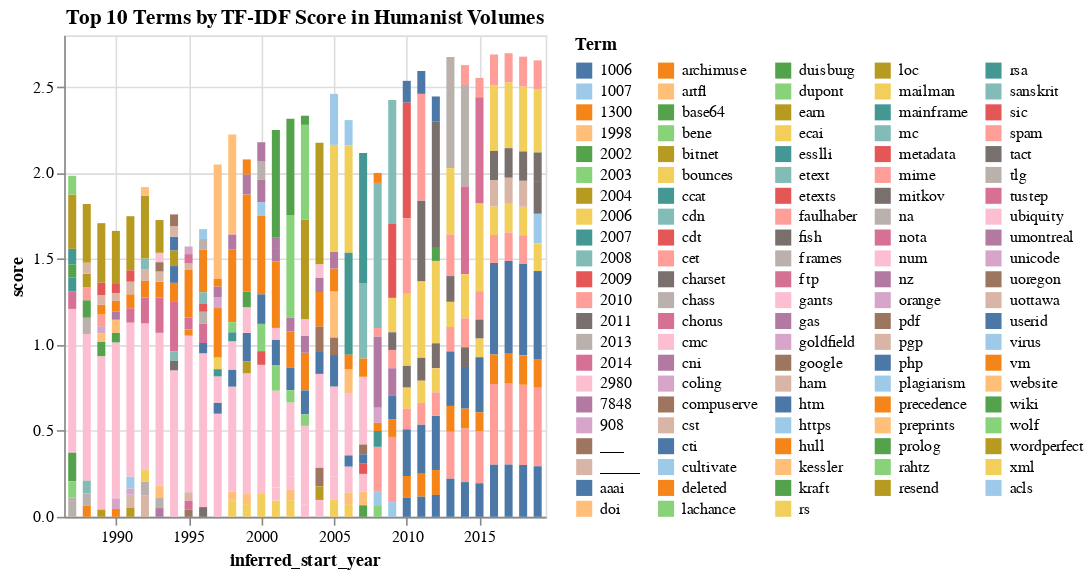

The code cell stored with this chart in its notebook:
### Code cell
selection = alt.selection_point(fields=['term'], bind='legend')
chart = alt.Chart(top_terms).mark_bar().encode(
    y='score',
    x='inferred_start_year:T',
    color=alt.Color('term', legend=alt.Legend(title='Term', orient='right', symbolLimit=len(top_terms['term'].unique()), columns=5), scale=alt.Scale(scheme='tableau20')),
    tooltip=['term', 'score', 'year(inferred_start_year)'],
    opacity=alt.condition(selection, alt.value(1), alt.value(0.2))
).add_params(selection).properties(
    title='Top 10 Terms by TF-IDF Score in Humanist Volumes'
)
chart

### Figure 1 — Vega-Lite specification as saved in the notebook (floating-point values rounded to 4 significant figures; data arrays with more than 128 entries replaced by an {"elided": "..."} marker saying what was removed)
{"config": {"view": {"continuousWidth": 300, "continuousHeight": 300}}, "data": {"name": "data-e828e84f7d68c3d06069770aa571439c"}, "mark": {"type": "bar"}, "encoding": {"color": {"field": "term", "legend": {"columns": 5, "orient": "right", "symbolLimit": 108, "title": "Term"}, "scale": {"scheme": "tableau20"}, "type": "nominal"}, "opacity": {"condition": {"param": "param_4", "value": 1}, "value": 0.2}, "tooltip": [{"field": "term", "type": "nominal"}, {"field": "score", "type": "quantitative"}, {"field": "inferred_start_year", "timeUnit": "year", "type": "temporal"}], "x": {"field": "inferred_start_year", "type": "temporal"}, "y": {"field": "score", "type": "quantitative"}}, "params": [{"name": "param_4", "select": {"type": "point", "fields": ["term"]}, "bind": "legend"}], "title": "Top 10 Terms by TF-IDF Score in Humanist Volumes", "$schema": "https://vega.github.io/schema/vega-lite/v5.17.0.json", "datasets": {"data-e828e84f7d68c3d06069770aa571439c": {"elided": "330 records"}}}
